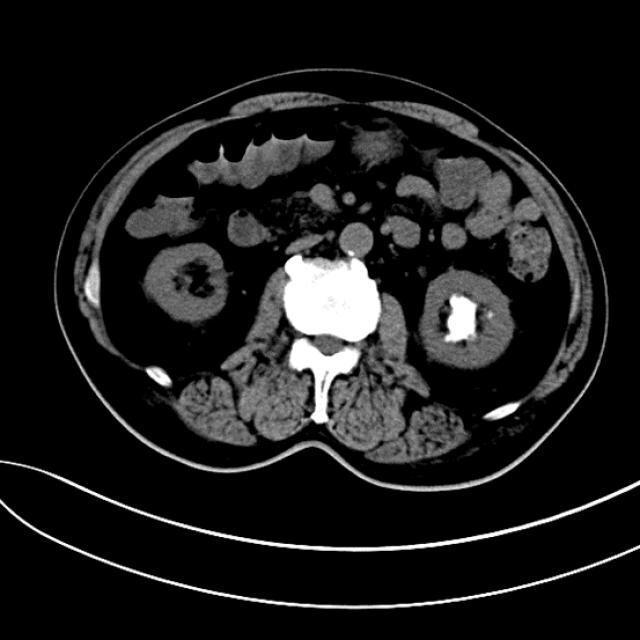
#> input picture outputs/ssod_yolov12/ssl_data/combined/images/101-6_jpg.rf.e9d99508da7b5d1419a0e0d48dc7b091.jpg, 640 x 640 px; its folder holds only this picture in this run
$ jupyter execute 01_data_preparation_eda.ipynb
#> lines starting #> are read from the running program, lines starting #| are printed output that depends on the picture; long printed decimals are rounded
# 📊 Data Preparation & Exploratory Data Analysis (EDA)

**Assignment 2: Semi-Supervised & Self-Supervised Learning**

This notebook performs:
1. **Dataset Splitting**: 80% Train / 10% Validation / 10% Test
2. **Exploratory Data Analysis (EDA)**: Visualizations, class distributions, image statistics
3. **Data Quality Checks**: Missing labels, image properties, annotation statistics
4. **Save as Kaggle Dataset**: Output saved to `/kaggle/working/` for use as a new dataset

---

## 🚀 Kaggle Setup Instructions

1. **Upload your original dataset** to Kaggle as input
2. **Run this notebook** (all cells)
3. **Save output as dataset**: After running, click "Save Version" → "Quick Save"
4. **Create new dataset from output**: Go to notebook output → "New Dataset"
5. **Use the new dataset** in notebooks 02, 03, 04

---

## 1. Environment Setup

[cell 1]
# NOTE: On Kaggle/Colab, most packages are pre-installed.
# Only install pyyaml if needed (usually already available)
# !pip install -q pyyaml

import os
import shutil
import random
import numpy as np
import pandas as pd
import matplotlib.pyplot as plt
from pathlib import Path
from PIL import Image
from collections import Counter, defaultdict
from tqdm import tqdm
import cv2
import warnings
warnings.filterwarnings('ignore')

# Try to import yaml, install if needed
try:
    import yaml
except ImportError:
    !pip install -q pyyaml
    import yaml

# Try to import seaborn
try:
    import seaborn as sns
    sns.set_palette('husl')
    HAS_SEABORN = True
except:
    HAS_SEABORN = False
    print("⚠️ Seaborn not available, using matplotlib only")

# Detect environment
IS_KAGGLE = os.path.exists('/kaggle/input')
IS_COLAB = 'google.colab' in str(get_ipython()) if 'get_ipython' in dir() else False

print(f"🖥️ Running on: {'Kaggle' if IS_KAGGLE else 'Colab' if IS_COLAB else 'Local'}")
print("✅ Libraries imported successfully!")

## 2. Configuration & Paths

⚠️ **IMPORTANT**: Update `KAGGLE_DATASET_NAME` below to match your uploaded dataset name!

[cell 2]
# ============================================
# 🔧 CONFIGURATION - MODIFY THESE PATHS
# ============================================

# ⬇️ CHANGE THIS to your Kaggle input dataset folder name ⬇️
KAGGLE_DATASET_NAME = '/kaggle/input/medical-v1i'  # <-- Update this!

if IS_KAGGLE:
    # Kaggle paths
    KAGGLE_INPUT_BASE = Path('/kaggle/input')

    # Find the dataset - list available inputs
    print("📁 Available input datasets:")
    for item in KAGGLE_INPUT_BASE.iterdir():
        print(f"   - {item.name}")

    # Try to find train folder
    ORIGINAL_DATASET_DIR = None

    # Check specified dataset name
    if (KAGGLE_INPUT_BASE / KAGGLE_DATASET_NAME / 'train' / 'images').exists():
        ORIGINAL_DATASET_DIR = KAGGLE_INPUT_BASE / KAGGLE_DATASET_NAME / 'train'
    elif (KAGGLE_INPUT_BASE / KAGGLE_DATASET_NAME / 'images').exists():
        ORIGINAL_DATASET_DIR = KAGGLE_INPUT_BASE / KAGGLE_DATASET_NAME
    else:
        # Auto-search for images folder
        for item in KAGGLE_INPUT_BASE.iterdir():
            if (item / 'train' / 'images').exists():
                ORIGINAL_DATASET_DIR = item / 'train'
                print(f"   ✅ Found dataset at: {ORIGINAL_DATASET_DIR}")
                break
            elif (item / 'images').exists():
                ORIGINAL_DATASET_DIR = item
                print(f"   ✅ Found dataset at: {ORIGINAL_DATASET_DIR}")
                break

    if ORIGINAL_DATASET_DIR is None:
        raise FileNotFoundError("❌ Could not find images folder. Please check your dataset structure.")

    # Output directory (Kaggle working directory - this gets saved)
    BASE_OUTPUT_DIR = Path('/kaggle/working/dataset')
    YAML_OUTPUT_PATH = Path('/kaggle/working/data.yaml')

elif IS_COLAB:
    # Colab paths - mount Google Drive first
    from google.colab import drive
    drive.mount('/content/drive')

    # Update these paths for your Drive structure
    ORIGINAL_DATASET_DIR = Path('/content/drive/MyDrive/your_dataset/train')
    BASE_OUTPUT_DIR = Path('/content/dataset')
    YAML_OUTPUT_PATH = Path('/content/data.yaml')

else:
    # Local paths
    ORIGINAL_DATASET_DIR = Path('e:/EWU University/10th Semester/CSE475/Brain MRI/medical.v1i.yolov12/train')
    BASE_OUTPUT_DIR = Path('e:/EWU University/10th Semester/CSE475/Brain MRI/Assignment Final/dataset')
    YAML_OUTPUT_PATH = Path('e:/EWU University/10th Semester/CSE475/Brain MRI/Assignment Final/data.yaml')

IMAGES_DIR = ORIGINAL_DATASET_DIR / 'images'
LABELS_DIR = ORIGINAL_DATASET_DIR / 'labels'

# Verify paths exist
print(f"\n📁 Input Dataset: {ORIGINAL_DATASET_DIR}")
print(f"   Images folder exists: {IMAGES_DIR.exists()}")
print(f"   Labels folder exists: {LABELS_DIR.exists()}")
print(f"📁 Output Directory: {BASE_OUTPUT_DIR}")

# Data Split Ratios
TRAIN_RATIO = 0.80
VAL_RATIO = 0.10
TEST_RATIO = 0.10

# Random seed for reproducibility
RANDOM_SEED = 42

# Class names from original dataset
CLASS_NAMES = ['cct', 'ifc', 'uas']
NUM_CLASSES = len(CLASS_NAMES)

print(f"\n📊 Split Ratios: Train={TRAIN_RATIO}, Val={VAL_RATIO}, Test={TEST_RATIO}")
print(f"🏷️ Classes: {CLASS_NAMES}")

[cell 3]
# Verify the dataset is accessible
if not IMAGES_DIR.exists():
    print("❌ ERROR: Images directory not found!")
    print("\n🔍 Let me search for image folders...")

    if IS_KAGGLE:
        for root, dirs, files in os.walk('/kaggle/input'):
            if 'images' in dirs:
                print(f"   Found images folder at: {root}/images")
            jpg_files = [f for f in files if f.endswith(('.jpg', '.png', '.jpeg'))]
            if len(jpg_files) > 10:
                print(f"   Found {len(jpg_files)} images in: {root}")

    raise FileNotFoundError("Please update KAGGLE_DATASET_NAME in the configuration cell above!")
else:
    print("✅ Dataset paths verified successfully!")
    print(f"   Found {len(list(IMAGES_DIR.glob('*')))} files in images folder")

---
## 3. Exploratory Data Analysis (EDA)

### 3.1 Dataset Overview

[cell 4]
# Gather all image files
image_extensions = {'.jpg', '.jpeg', '.png', '.bmp'}
all_images = [f for f in IMAGES_DIR.iterdir() if f.suffix.lower() in image_extensions]
all_labels = list(LABELS_DIR.glob('*.txt'))

print("="*60)
print("📈 DATASET OVERVIEW")
print("="*60)
print(f"Total Images: {len(all_images)}")
print(f"Total Label Files: {len(all_labels)}")
print(f"Images without labels: {len(all_images) - len(all_labels)}")
print("="*60)

### 3.2 Image Properties Analysis

[cell 5]
# Analyze image properties (sample for speed)
widths, heights, aspects, file_sizes = [], [], [], []
channels_count = Counter()

sample_size = min(500, len(all_images))
print(f"🔍 Analyzing {sample_size} sample images...")

sample_images = random.sample(all_images, sample_size) if len(all_images) > sample_size else all_images

for img_path in tqdm(sample_images, desc="Sampling images"):
    try:
        img = Image.open(img_path)
#> img is the input picture: PIL image 640x640 RGB; min 0, max 255, mean 27.7
        w, h = img.size
#> w = 640; h = 640
        widths.append(w)
        heights.append(h)
        aspects.append(w/h)
        file_sizes.append(img_path.stat().st_size / 1024)  # KB
        channels_count[img.mode] += 1
    except Exception as e:
        print(f"⚠️ Error reading {img_path.name}: {e}")

# Create summary DataFrame
image_stats = pd.DataFrame({
    'Metric': ['Width (px)', 'Height (px)', 'Aspect Ratio', 'File Size (KB)'],
    'Mean': [np.mean(widths), np.mean(heights), np.mean(aspects), np.mean(file_sizes)],
    'Std': [np.std(widths), np.std(heights), np.std(aspects), np.std(file_sizes)],
    'Min': [np.min(widths), np.min(heights), np.min(aspects), np.min(file_sizes)],
    'Max': [np.max(widths), np.max(heights), np.max(aspects), np.max(file_sizes)]
})
#> image_stats = table of 4 rows and 5 columns

print("\n📊 IMAGE STATISTICS:")
print(image_stats.to_string(index=False))
#|         Metric       Mean  Std        Min        Max
#|     Width (px) 640.000  0.0 640.000 640.000
#|    Height (px) 640.000  0.0 640.000 640.000
#|   Aspect Ratio   1.000  0.0   1.000   1.000
#| File Size (KB)  38.306  0.0  38.306  38.306
print(f"\n🎨 Color Modes: {dict(channels_count)}")
#| 🎨 Color Modes: {'RGB': 1}

[cell 6]
# Visualize image dimensions distribution
fig, axes = plt.subplots(1, 3, figsize=(15, 4))

# Width distribution
axes[0].hist(widths, bins=30, color='steelblue', edgecolor='black', alpha=0.7)
axes[0].axvline(np.mean(widths), color='red', linestyle='--', label=f'Mean: {np.mean(widths):.0f}')
axes[0].set_xlabel('Width (pixels)')
axes[0].set_ylabel('Frequency')
axes[0].set_title('Image Width Distribution')
axes[0].legend()

# Height distribution
axes[1].hist(heights, bins=30, color='coral', edgecolor='black', alpha=0.7)
axes[1].axvline(np.mean(heights), color='red', linestyle='--', label=f'Mean: {np.mean(heights):.0f}')
axes[1].set_xlabel('Height (pixels)')
axes[1].set_ylabel('Frequency')
axes[1].set_title('Image Height Distribution')
axes[1].legend()

# Aspect ratio distribution
axes[2].hist(aspects, bins=30, color='seagreen', edgecolor='black', alpha=0.7)
axes[2].axvline(np.mean(aspects), color='red', linestyle='--', label=f'Mean: {np.mean(aspects):.2f}')
axes[2].set_xlabel('Aspect Ratio (W/H)')
axes[2].set_ylabel('Frequency')
axes[2].set_title('Aspect Ratio Distribution')
axes[2].legend()

plt.tight_layout()
plt.savefig('/kaggle/working/image_dimensions_analysis.png' if IS_KAGGLE else 'image_dimensions_analysis.png', dpi=150, bbox_inches='tight')
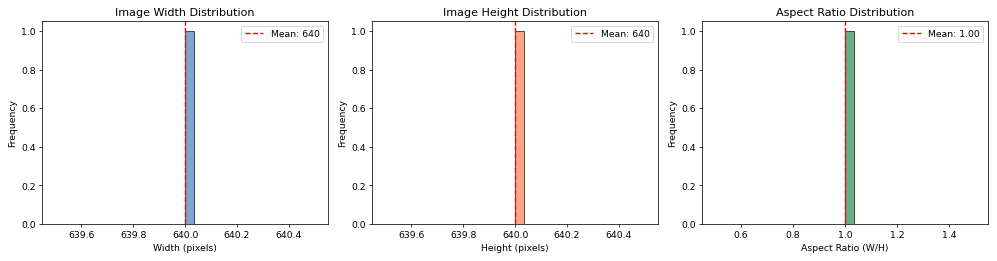
#> figure drawn by matplotlib, 3 panels; panel 1: tallest bar 1 high, from x = 640 to 640; panel 2: tallest bar 1 high, from x = 640 to 640; panel 3: tallest bar 1 high, from x = 1 to 1.03
plt.show()

### 3.3 Class Distribution Analysis

[cell 7]
# Parse all label files and count classes
class_counts = Counter()
bbox_counts = []  # Number of bboxes per image
bbox_sizes = defaultdict(list)  # Bounding box sizes per class
images_per_class = defaultdict(set)  # Which images contain each class

print("🏷️ Parsing annotations...")
for label_path in tqdm(all_labels, desc="Reading labels"):
    with open(label_path, 'r') as f:
        lines = f.readlines()

    bbox_counts.append(len(lines))

    for line in lines:
        parts = line.strip().split()
        if len(parts) >= 5:
            cls_id = int(parts[0])
            x, y, w, h = map(float, parts[1:5])
            class_counts[cls_id] += 1
            bbox_sizes[cls_id].append((w, h))
            images_per_class[cls_id].add(label_path.stem)
#> after the loop, bbox_counts = []

# Summary
print("\n" + "="*60)
print("🏷️ CLASS DISTRIBUTION")
print("="*60)
total_annotations = sum(class_counts.values())
#> total_annotations = 0
for cls_id, count in sorted(class_counts.items()):
    cls_name = CLASS_NAMES[cls_id] if cls_id < len(CLASS_NAMES) else f'class_{cls_id}'
    pct = (count / total_annotations) * 100
    num_images = len(images_per_class[cls_id])
    print(f"  {cls_name}: {count} annotations ({pct:.1f}%) across {num_images} images")
print(f"\nTotal Annotations: {total_annotations}")
#| Total Annotations: 0
print(f"Avg Annotations/Image: {np.mean(bbox_counts):.2f}")
#| Avg Annotations/Image: nan
print("="*60)

[cell 8]
# Visualize class distribution
fig, axes = plt.subplots(1, 2, figsize=(14, 5))

# Bar chart for class distribution
class_labels = [CLASS_NAMES[i] if i < len(CLASS_NAMES) else f'class_{i}' for i in sorted(class_counts.keys())]
#> class_labels = []
class_values = [class_counts[i] for i in sorted(class_counts.keys())]
#> class_values = []
colors = plt.cm.Set2(np.linspace(0, 1, len(class_labels)))
#> colors = empty array

bars = axes[0].bar(class_labels, class_values, color=colors, edgecolor='black')
#> bars = ()
axes[0].set_xlabel('Class', fontsize=12)
axes[0].set_ylabel('Number of Annotations', fontsize=12)
axes[0].set_title('Class Distribution (Annotations)', fontsize=14, fontweight='bold')
for bar, val in zip(bars, class_values):
    axes[0].text(bar.get_x() + bar.get_width()/2, bar.get_height() + 5, str(val),
                 ha='center', va='bottom', fontsize=11, fontweight='bold')

# Pie chart
axes[1].pie(class_values, labels=class_labels, autopct='%1.1f%%', colors=colors,
            explode=[0.02]*len(class_labels), shadow=True, startangle=90)
axes[1].set_title('Class Distribution (Percentage)', fontsize=14, fontweight='bold')

plt.tight_layout()
plt.savefig('/kaggle/working/class_distribution.png' if IS_KAGGLE else 'class_distribution.png', dpi=150, bbox_inches='tight')
plt.show()

### 3.4 Sample Images Visualization

[cell 9]
def draw_boxes(image_path, label_path, class_names):
    """Draw bounding boxes on image."""
    img = cv2.imread(str(image_path))
    img = cv2.cvtColor(img, cv2.COLOR_BGR2RGB)
    h, w = img.shape[:2]
#> h = 640; w = 640

    colors = [(255, 0, 0), (0, 255, 0), (0, 0, 255), (255, 255, 0), (255, 0, 255)]

    if label_path.exists():
        with open(label_path, 'r') as f:
            for line in f.readlines():
                parts = line.strip().split()
                if len(parts) >= 5:
                    cls_id = int(parts[0])
                    cx, cy, bw, bh = map(float, parts[1:5])

                    # Convert YOLO format to pixel coordinates
                    x1 = int((cx - bw/2) * w)
                    y1 = int((cy - bh/2) * h)
                    x2 = int((cx + bw/2) * w)
                    y2 = int((cy + bh/2) * h)

                    color = colors[cls_id % len(colors)]
                    cv2.rectangle(img, (x1, y1), (x2, y2), color, 2)

                    label = class_names[cls_id] if cls_id < len(class_names) else f'cls_{cls_id}'
                    cv2.putText(img, label, (x1, y1-5), cv2.FONT_HERSHEY_SIMPLEX, 0.6, color, 2)

    return img

# Display sample images with annotations
sample_images = random.sample(all_images, min(9, len(all_images)))

fig, axes = plt.subplots(3, 3, figsize=(15, 15))
axes = axes.flatten()

for idx, img_path in enumerate(sample_images):
    label_path = LABELS_DIR / (img_path.stem + '.txt')
    img_with_boxes = draw_boxes(img_path, label_path, CLASS_NAMES)
    axes[idx].imshow(img_with_boxes)
    axes[idx].set_title(img_path.name, fontsize=10)
    axes[idx].axis('off')

plt.suptitle('Sample Images with Annotations', fontsize=16, fontweight='bold')
plt.tight_layout()
plt.savefig('/kaggle/working/sample_images.png' if IS_KAGGLE else 'sample_images.png', dpi=150, bbox_inches='tight')
plt.show()

---
## 4. Data Splitting (80/10/10)

[cell 10]
# Create output directories
for split in ['train', 'valid', 'test']:
    (BASE_OUTPUT_DIR / split / 'images').mkdir(parents=True, exist_ok=True)
    (BASE_OUTPUT_DIR / split / 'labels').mkdir(parents=True, exist_ok=True)

print(f"✅ Created directory structure at {BASE_OUTPUT_DIR}")

# Shuffle and split
random.seed(RANDOM_SEED)
shuffled_images = all_images.copy()
random.shuffle(shuffled_images)

total = len(shuffled_images)
train_end = int(total * TRAIN_RATIO)
val_end = int(total * (TRAIN_RATIO + VAL_RATIO))

train_files = shuffled_images[:train_end]
val_files = shuffled_images[train_end:val_end]
test_files = shuffled_images[val_end:]

print(f"\n📊 SPLIT SUMMARY:")
print(f"  Training:   {len(train_files)} images ({len(train_files)/total*100:.1f}%)")
print(f"  Validation: {len(val_files)} images ({len(val_files)/total*100:.1f}%)")
print(f"  Testing:    {len(test_files)} images ({len(test_files)/total*100:.1f}%)")
print(f"  Total:      {total} images")

[cell 11]
def copy_dataset(files, split_name, source_img_dir, source_lbl_dir, output_dir):
    """Copy images and labels to the split directory."""
    copied, missing_labels = 0, 0

    for img_path in tqdm(files, desc=f"Copying {split_name}"):
        # Copy image
        dest_img = output_dir / split_name / 'images' / img_path.name
        shutil.copy2(img_path, dest_img)

        # Copy label
        label_name = img_path.stem + '.txt'
        src_label = source_lbl_dir / label_name
        dest_label = output_dir / split_name / 'labels' / label_name

        if src_label.exists():
            shutil.copy2(src_label, dest_label)
            copied += 1
        else:
            # Create empty label for background images
            with open(dest_label, 'w') as f:
                pass
            missing_labels += 1

    return copied, missing_labels

# Execute copying
print("\n📁 Copying files to split directories...")
for split_name, files in [('train', train_files), ('valid', val_files), ('test', test_files)]:
    copied, missing = copy_dataset(files, split_name, IMAGES_DIR, LABELS_DIR, BASE_OUTPUT_DIR)
    print(f"  {split_name}: {copied} with labels, {missing} without labels")

print("\n✅ Data splitting complete!")

## 5. Generate data.yaml

[cell 12]
# Create YOLO-compatible data.yaml
# Use relative paths for portability
if IS_KAGGLE:
    data_config = {
        'path': '/kaggle/input/YOUR_NEW_DATASET_NAME',  # Will be updated when used as dataset
        'train': 'dataset/train/images',
        'val': 'dataset/valid/images',
        'test': 'dataset/test/images',
        'nc': NUM_CLASSES,
        'names': CLASS_NAMES
    }
else:
    data_config = {
        'path': str(BASE_OUTPUT_DIR.parent),
        'train': str(BASE_OUTPUT_DIR / 'train' / 'images'),
        'val': str(BASE_OUTPUT_DIR / 'valid' / 'images'),
        'test': str(BASE_OUTPUT_DIR / 'test' / 'images'),
        'nc': NUM_CLASSES,
        'names': CLASS_NAMES
    }

with open(YAML_OUTPUT_PATH, 'w') as f:
    yaml.dump(data_config, f, default_flow_style=False, sort_keys=False)

print(f"✅ Created data.yaml at {YAML_OUTPUT_PATH}")
print("\n📄 Contents:")
print(yaml.dump(data_config, default_flow_style=False))

## 6. Post-Split Verification

[cell 13]
# Verify split class distribution
def count_classes_in_split(split_dir):
    """Count class occurrences in a split."""
    counts = Counter()
    label_dir = split_dir / 'labels'
    for lbl_file in label_dir.glob('*.txt'):
        with open(lbl_file, 'r') as f:
            for line in f.readlines():
                if line.strip():
                    cls_id = int(line.strip().split()[0])
                    counts[cls_id] += 1
    return counts

# Gather stats
split_stats = {}
for split in ['train', 'valid', 'test']:
    split_stats[split] = count_classes_in_split(BASE_OUTPUT_DIR / split)

# Create comparison table
print("\n" + "="*70)
print("📊 CLASS DISTRIBUTION ACROSS SPLITS")
print("="*70)
print(f"{'Class':<10} {'Train':>12} {'Valid':>12} {'Test':>12} {'Total':>12}")
print("-"*70)
for cls_id in range(NUM_CLASSES):
    train_c = split_stats['train'].get(cls_id, 0)
    val_c = split_stats['valid'].get(cls_id, 0)
    test_c = split_stats['test'].get(cls_id, 0)
    total = train_c + val_c + test_c
    print(f"{CLASS_NAMES[cls_id]:<10} {train_c:>12} {val_c:>12} {test_c:>12} {total:>12}")
print("="*70)

[cell 14]
# Visualize split distribution
splits = ['train', 'valid', 'test']
x = np.arange(len(CLASS_NAMES))
width = 0.25

fig, ax = plt.subplots(figsize=(10, 6))

for i, split in enumerate(splits):
    values = [split_stats[split].get(cls_id, 0) for cls_id in range(NUM_CLASSES)]
    ax.bar(x + i*width, values, width, label=split.capitalize())

ax.set_xlabel('Class')
ax.set_ylabel('Number of Annotations')
ax.set_title('Class Distribution Across Train/Valid/Test Splits')
ax.set_xticks(x + width)
ax.set_xticklabels(CLASS_NAMES)
ax.legend()

plt.tight_layout()
plt.savefig('/kaggle/working/split_distribution.png' if IS_KAGGLE else 'split_distribution.png', dpi=150, bbox_inches='tight')
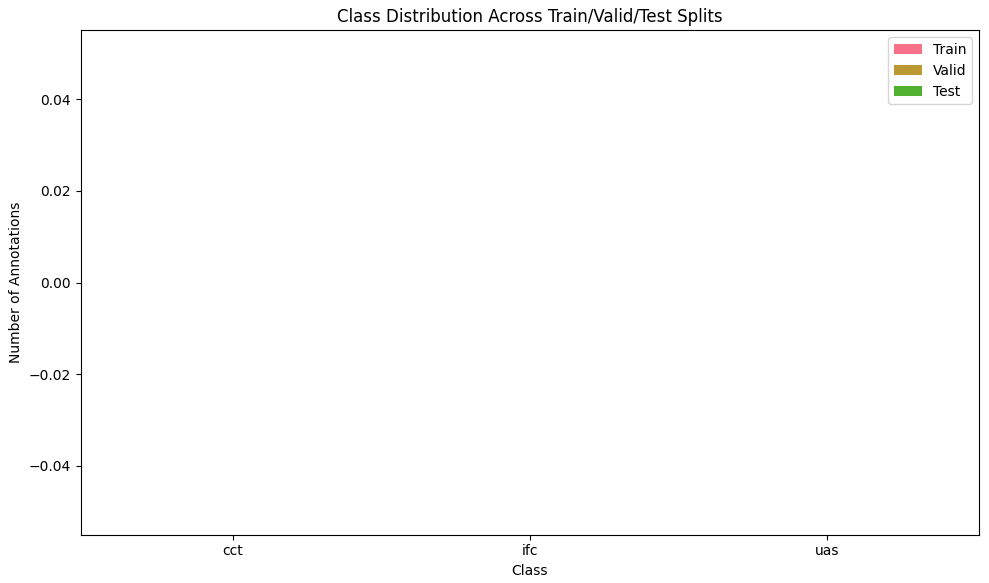
#> figure drawn by matplotlib, 1 panel
plt.show()
